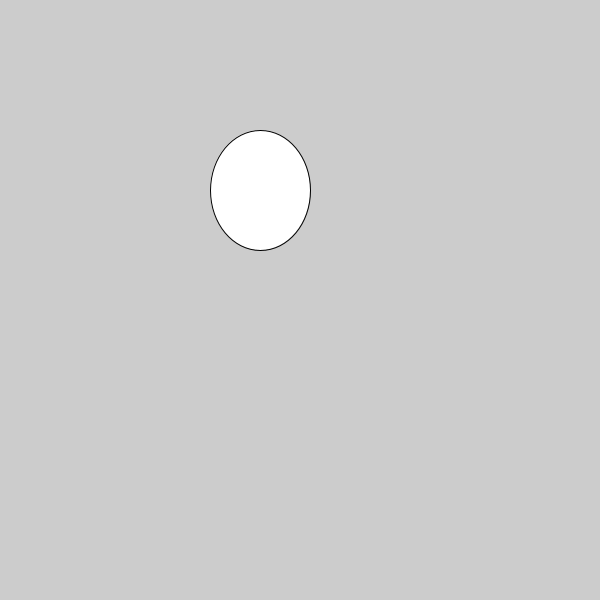
Frame 1 (no input)
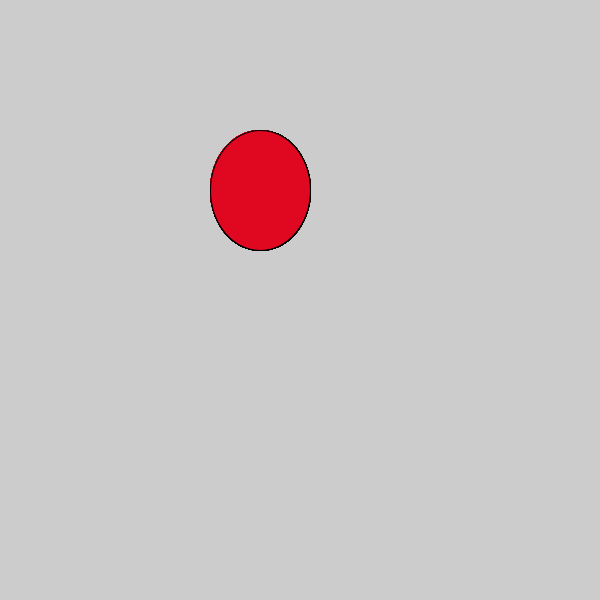
Frame 60 (the mouse pressed at the canvas centre just before this capture)
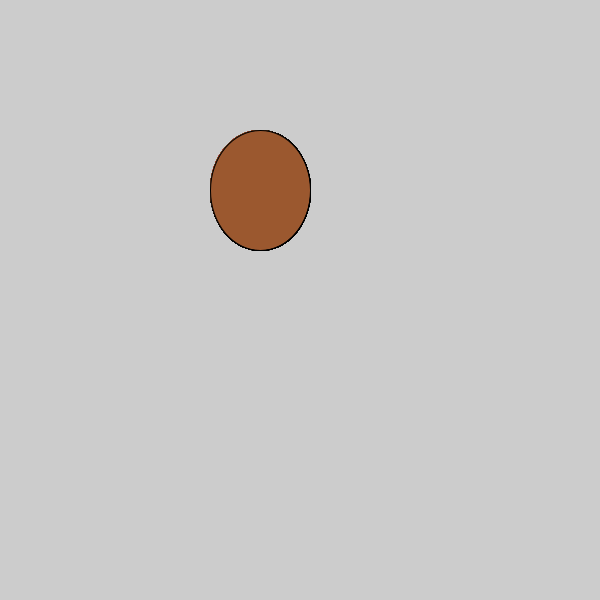
Frame 120 (the mouse held since frame 60 and released just before this capture)

The Processing sketch that drew these frames (run headless with seeded random() and noise(); from frame 60 on, the mouse is pressed at the canvas centre):

// Processing sketch: c_LogicalDot
// ── c_LogicalDot.pde

void setup() {
  
// 1. Set the size of the sketch. Make it 600 pixels square. 
  
  size(600,600);
}

void draw() {
  
// 2. Draw an ellipse
// Run the program to make sure it works before moving on.
 ellipse(260,190, 100,120);

// 3. Change the color of the ellipse when the mouse is pressed.
//    Use the following code, but put your colors where indicated
//    Remember to use the   fill()  command to set colors.

if (mousePressed) {
 fill(#9B582F);

   //  put one color here 
  
} else {
  fill(#E00720);

   // put a different color here
  
}  
  
  
  
}
